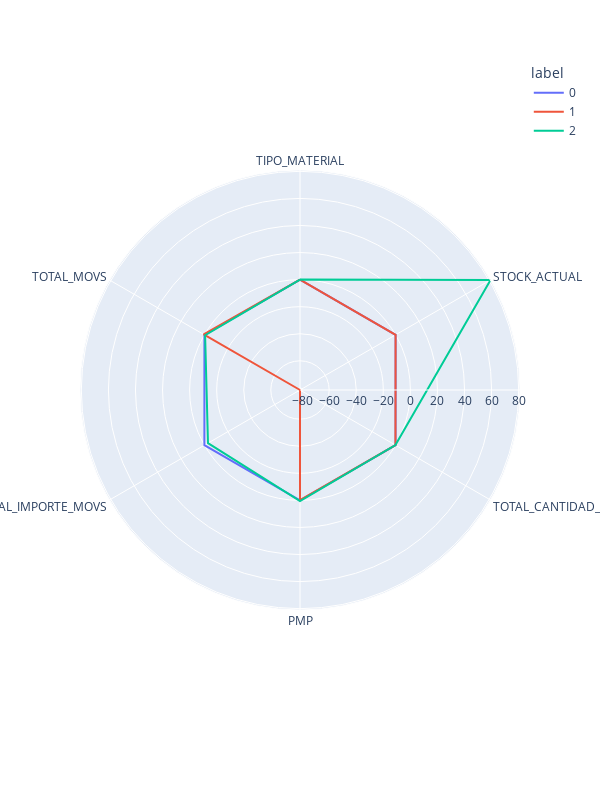

Notebook cell for this chart:
### Code cell
import plotly.express as px

clusters = pd.DataFrame(X,columns=X.columns)
clusters['label'] = kmeansmodel.labels_
polar = clusters.groupby("label").mean().reset_index()
polar = pd.melt(polar,id_vars=["label"])
fig4 = px.line_polar(polar, r="value", theta="variable", color="label", line_close=True,height=800,width=600)
fig4.show()

### Figure 1 — Plotly figure (JSON) as saved in the notebook; plotly's stock layout.template omitted (floating-point values rounded to 4 significant figures)
{"data": [{"hovertemplate": "label=0<br>value=%{r}<br>variable=%{theta}<extra></extra>", "legendgroup": "0", "line": {"color": "#636efa", "dash": "solid"}, "marker": {"symbol": "circle"}, "mode": "lines", "name": "0", "r": [0.03273, -0.01216, 3.984e-05, -4.546e-05, 0.01271, -4.435e-06, 0.03273], "showlegend": true, "subplot": "polar", "theta": ["TIPO_MATERIAL", "STOCK_ACTUAL", "TOTAL_CANTIDAD_MOVS", "PMP", "TOTAL_IMPORTE_MOVS", "TOTAL_MOVS", "TIPO_MATERIAL"], "type": "scatterpolar"}, {"hovertemplate": "label=1<br>value=%{r}<br>variable=%{theta}<extra></extra>", "legendgroup": "1", "line": {"color": "#EF553B", "dash": "solid"}, "marker": {"symbol": "circle"}, "mode": "lines", "name": "1", "r": [0, -0.006096, -0.1327, -0.1896, -81.56, 0.6308, 0], "showlegend": true, "subplot": "polar", "theta": ["TIPO_MATERIAL", "STOCK_ACTUAL", "TOTAL_CANTIDAD_MOVS", "PMP", "TOTAL_IMPORTE_MOVS", "TOTAL_MOVS", "TIPO_MATERIAL"], "type": "scatterpolar"}, {"hovertemplate": "label=2<br>value=%{r}<br>variable=%{theta}<extra></extra>", "legendgroup": "2", "line": {"color": "#00cc96", "dash": "solid"}, "marker": {"symbol": "circle"}, "mode": "lines", "name": "2", "r": [0, 80.99, -0.1327, 0.4923, -3.062, -0.6013, 0], "showlegend": true, "subplot": "polar", "theta": ["TIPO_MATERIAL", "STOCK_ACTUAL", "TOTAL_CANTIDAD_MOVS", "PMP", "TOTAL_IMPORTE_MOVS", "TOTAL_MOVS", "TIPO_MATERIAL"], "type": "scatterpolar"}], "layout": {"height": 800, "legend": {"title": {"text": "label"}, "tracegroupgap": 0}, "margin": {"t": 60}, "polar": {"angularaxis": {"direction": "clockwise", "rotation": 90}, "domain": {"x": [0, 1], "y": [0, 1]}}, "width": 600}}
